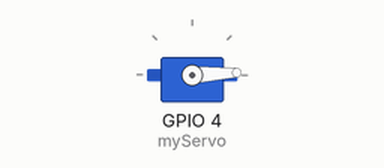
This sketch was run on a simulated ESP32. Parts: servo.

Above: at 0.05 s.
At 1.3 s:
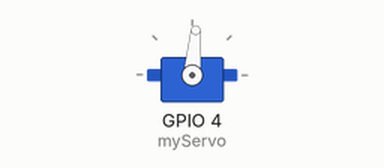
At 2.6 s:
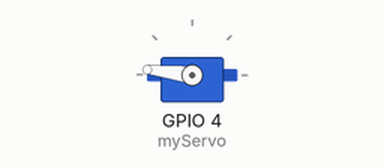
At 5.2 s:
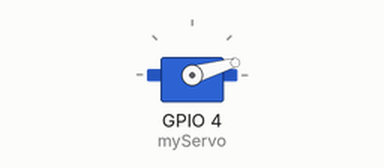
Timing chart, 0 to 7.1 s (numbered marks = the images above):
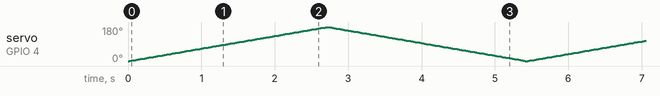

The sketch:

03-servo.ino
```cpp
#include <ESP32Servo.h>
Servo myServo;

void setup() {
  Serial.begin(115200);
  myServo.attach(4);
}

void loop() {
  // 0° to 180°
  for (int angle = 0; angle <= 180; angle++) {
    myServo.write(angle);
    delay(15);
  }

  // 180° to 0°
  for (int angle = 180; angle >= 0; angle--) {
    myServo.write(angle);
    delay(15);
  }
}
```
